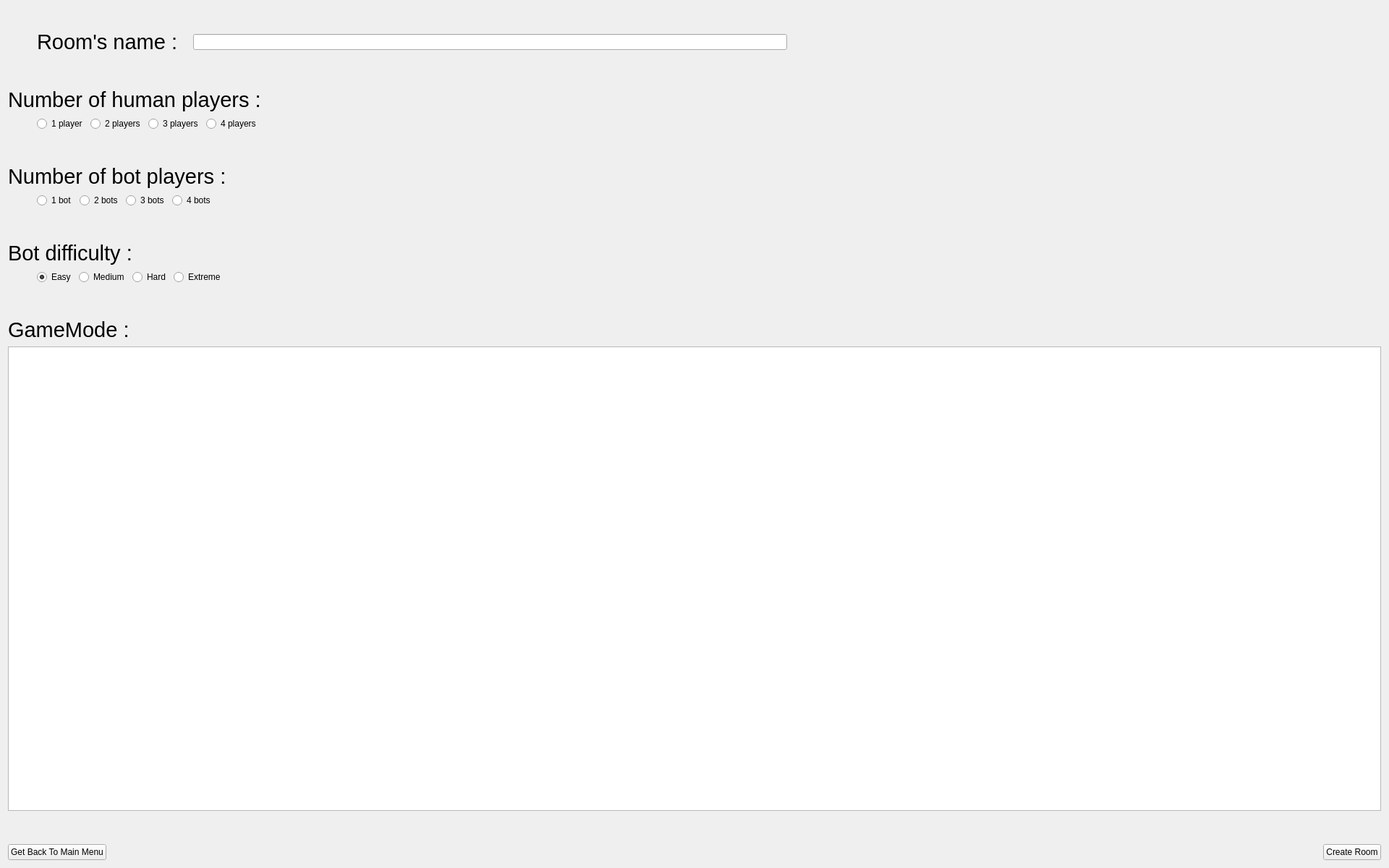
<?xml version="1.0" encoding="UTF-8"?>
<ui version="4.0">
 <class>CreateGame</class>
 <widget class="QWidget" name="CreateGame">
  <property name="geometry">
   <rect>
    <x>0</x>
    <y>0</y>
    <width>1920</width>
    <height>1200</height>
   </rect>
  </property>
  <property name="minimumSize">
   <size>
    <width>878</width>
    <height>0</height>
   </size>
  </property>
  <property name="windowTitle">
   <string>Form</string>
  </property>
  <layout class="QVBoxLayout" name="verticalLayout_2">
   <item>
    <spacer name="verticalSpacer_2">
     <property name="orientation">
      <enum>Qt::Orientation::Vertical</enum>
     </property>
     <property name="sizeType">
      <enum>QSizePolicy::Policy::Minimum</enum>
     </property>
     <property name="sizeHint" stdset="0">
      <size>
       <width>10</width>
       <height>30</height>
      </size>
     </property>
    </spacer>
   </item>
   <item>
    <layout class="QHBoxLayout" name="horizontalLayout">
     <property name="spacing">
      <number>6</number>
     </property>
     <item>
      <spacer name="horizontalSpacer">
       <property name="orientation">
        <enum>Qt::Orientation::Horizontal</enum>
       </property>
       <property name="sizeType">
        <enum>QSizePolicy::Policy::Minimum</enum>
       </property>
       <property name="sizeHint" stdset="0">
        <size>
         <width>40</width>
         <height>20</height>
        </size>
       </property>
      </spacer>
     </item>
     <item>
      <widget class="QLabel" name="label">
       <property name="font">
        <font>
         <pointsize>22</pointsize>
        </font>
       </property>
       <property name="text">
        <string>Room's name :</string>
       </property>
      </widget>
     </item>
     <item>
      <spacer name="horizontalSpacer_7">
       <property name="orientation">
        <enum>Qt::Orientation::Horizontal</enum>
       </property>
       <property name="sizeType">
        <enum>QSizePolicy::Policy::Minimum</enum>
       </property>
       <property name="sizeHint" stdset="0">
        <size>
         <width>15</width>
         <height>20</height>
        </size>
       </property>
      </spacer>
     </item>
     <item>
      <widget class="QLineEdit" name="roomName"/>
     </item>
     <item>
      <spacer name="horizontalSpacer_2">
       <property name="orientation">
        <enum>Qt::Orientation::Horizontal</enum>
       </property>
       <property name="sizeHint" stdset="0">
        <size>
         <width>40</width>
         <height>20</height>
        </size>
       </property>
      </spacer>
     </item>
    </layout>
   </item>
   <item>
    <spacer name="verticalSpacer">
     <property name="orientation">
      <enum>Qt::Orientation::Vertical</enum>
     </property>
     <property name="sizeType">
      <enum>QSizePolicy::Policy::Minimum</enum>
     </property>
     <property name="sizeHint" stdset="0">
      <size>
       <width>20</width>
       <height>40</height>
      </size>
     </property>
    </spacer>
   </item>
   <item>
    <layout class="QVBoxLayout" name="verticalLayout_4">
     <item>
      <widget class="QLabel" name="label_2">
       <property name="font">
        <font>
         <pointsize>22</pointsize>
        </font>
       </property>
       <property name="text">
        <string>Number of human players :</string>
       </property>
      </widget>
     </item>
     <item>
      <layout class="QHBoxLayout" name="horizontalLayout_2">
       <item>
        <spacer name="horizontalSpacer_6">
         <property name="orientation">
          <enum>Qt::Orientation::Horizontal</enum>
         </property>
         <property name="sizeType">
          <enum>QSizePolicy::Policy::Minimum</enum>
         </property>
         <property name="sizeHint" stdset="0">
          <size>
           <width>40</width>
           <height>20</height>
          </size>
         </property>
        </spacer>
       </item>
       <item>
        <widget class="QRadioButton" name="player_1">
         <property name="text">
          <string>1 player</string>
         </property>
         <attribute name="buttonGroup">
          <string notr="true">PlayerGroup</string>
         </attribute>
        </widget>
       </item>
       <item>
        <widget class="QRadioButton" name="player_2">
         <property name="text">
          <string>2 players</string>
         </property>
         <attribute name="buttonGroup">
          <string notr="true">PlayerGroup</string>
         </attribute>
        </widget>
       </item>
       <item>
        <widget class="QRadioButton" name="player_3">
         <property name="text">
          <string>3 players</string>
         </property>
         <attribute name="buttonGroup">
          <string notr="true">PlayerGroup</string>
         </attribute>
        </widget>
       </item>
       <item>
        <widget class="QRadioButton" name="player_4">
         <property name="text">
          <string>4 players</string>
         </property>
         <attribute name="buttonGroup">
          <string notr="true">PlayerGroup</string>
         </attribute>
        </widget>
       </item>
       <item>
        <spacer name="horizontalSpacer_5">
         <property name="orientation">
          <enum>Qt::Orientation::Horizontal</enum>
         </property>
         <property name="sizeHint" stdset="0">
          <size>
           <width>40</width>
           <height>20</height>
          </size>
         </property>
        </spacer>
       </item>
      </layout>
     </item>
    </layout>
   </item>
   <item>
    <spacer name="verticalSpacer_3">
     <property name="orientation">
      <enum>Qt::Orientation::Vertical</enum>
     </property>
     <property name="sizeType">
      <enum>QSizePolicy::Policy::Minimum</enum>
     </property>
     <property name="sizeHint" stdset="0">
      <size>
       <width>20</width>
       <height>40</height>
      </size>
     </property>
    </spacer>
   </item>
   <item>
    <layout class="QVBoxLayout" name="verticalLayout_5">
     <item>
      <widget class="QLabel" name="label_3">
       <property name="font">
        <font>
         <pointsize>22</pointsize>
        </font>
       </property>
       <property name="text">
        <string>Number of bot players :</string>
       </property>
      </widget>
     </item>
     <item>
      <layout class="QHBoxLayout" name="horizontalLayout_3">
       <item>
        <spacer name="horizontalSpacer_3">
         <property name="orientation">
          <enum>Qt::Orientation::Horizontal</enum>
         </property>
         <property name="sizeType">
          <enum>QSizePolicy::Policy::Minimum</enum>
         </property>
         <property name="sizeHint" stdset="0">
          <size>
           <width>40</width>
           <height>20</height>
          </size>
         </property>
        </spacer>
       </item>
       <item>
        <widget class="QRadioButton" name="bot_1">
         <property name="text">
          <string>1 bot</string>
         </property>
         <attribute name="buttonGroup">
          <string notr="true">BotGroup</string>
         </attribute>
        </widget>
       </item>
       <item>
        <widget class="QRadioButton" name="bot_2">
         <property name="text">
          <string>2 bots</string>
         </property>
         <attribute name="buttonGroup">
          <string notr="true">BotGroup</string>
         </attribute>
        </widget>
       </item>
       <item>
        <widget class="QRadioButton" name="bot_3">
         <property name="text">
          <string>3 bots</string>
         </property>
         <attribute name="buttonGroup">
          <string notr="true">BotGroup</string>
         </attribute>
        </widget>
       </item>
       <item>
        <widget class="QRadioButton" name="bot_4">
         <property name="text">
          <string>4 bots</string>
         </property>
         <attribute name="buttonGroup">
          <string notr="true">BotGroup</string>
         </attribute>
        </widget>
       </item>
       <item>
        <spacer name="horizontalSpacer_4">
         <property name="orientation">
          <enum>Qt::Orientation::Horizontal</enum>
         </property>
         <property name="sizeHint" stdset="0">
          <size>
           <width>40</width>
           <height>20</height>
          </size>
         </property>
        </spacer>
       </item>
      </layout>
     </item>
    </layout>
   </item>
   <item>
    <spacer name="verticalSpacer_6">
     <property name="orientation">
      <enum>Qt::Orientation::Vertical</enum>
     </property>
     <property name="sizeType">
      <enum>QSizePolicy::Policy::Minimum</enum>
     </property>
     <property name="sizeHint" stdset="0">
      <size>
       <width>20</width>
       <height>40</height>
      </size>
     </property>
    </spacer>
   </item>
   <item>
    <layout class="QVBoxLayout" name="verticalLayout_6">
     <item>
      <widget class="QLabel" name="label_5">
       <property name="font">
        <font>
         <pointsize>22</pointsize>
        </font>
       </property>
       <property name="text">
        <string>Bot difficulty :</string>
       </property>
      </widget>
     </item>
     <item>
      <layout class="QHBoxLayout" name="horizontalLayout_5">
       <item>
        <spacer name="horizontalSpacer_9">
         <property name="orientation">
          <enum>Qt::Orientation::Horizontal</enum>
         </property>
         <property name="sizeType">
          <enum>QSizePolicy::Policy::Minimum</enum>
         </property>
         <property name="sizeHint" stdset="0">
          <size>
           <width>40</width>
           <height>20</height>
          </size>
         </property>
        </spacer>
       </item>
       <item>
        <widget class="QRadioButton" name="difficulty_easy">
         <property name="text">
          <string>Easy</string>
         </property>
         <property name="checked">
          <bool>true</bool>
         </property>
         <attribute name="buttonGroup">
          <string notr="true">DifficultyGroup</string>
         </attribute>
        </widget>
       </item>
       <item>
        <widget class="QRadioButton" name="difficulty_medium">
         <property name="text">
          <string>Medium</string>
         </property>
         <attribute name="buttonGroup">
          <string notr="true">DifficultyGroup</string>
         </attribute>
        </widget>
       </item>
       <item>
        <widget class="QRadioButton" name="difficulty_hard">
         <property name="text">
          <string>Hard</string>
         </property>
         <attribute name="buttonGroup">
          <string notr="true">DifficultyGroup</string>
         </attribute>
        </widget>
       </item>
       <item>
        <widget class="QRadioButton" name="difficulty_extreme">
         <property name="text">
          <string>Extreme</string>
         </property>
         <attribute name="buttonGroup">
          <string notr="true">DifficultyGroup</string>
         </attribute>
        </widget>
       </item>
       <item>
        <spacer name="horizontalSpacer_10">
         <property name="orientation">
          <enum>Qt::Orientation::Horizontal</enum>
         </property>
         <property name="sizeHint" stdset="0">
          <size>
           <width>40</width>
           <height>20</height>
          </size>
         </property>
        </spacer>
       </item>
      </layout>
     </item>
    </layout>
   </item>
   <item>
    <spacer name="verticalSpacer_5">
     <property name="orientation">
      <enum>Qt::Orientation::Vertical</enum>
     </property>
     <property name="sizeType">
      <enum>QSizePolicy::Policy::Minimum</enum>
     </property>
     <property name="sizeHint" stdset="0">
      <size>
       <width>20</width>
       <height>40</height>
      </size>
     </property>
    </spacer>
   </item>
   <item>
    <widget class="QLabel" name="label_4">
     <property name="font">
      <font>
       <pointsize>22</pointsize>
      </font>
     </property>
     <property name="text">
      <string>GameMode :</string>
     </property>
    </widget>
   </item>
   <item>
    <widget class="QListWidget" name="GameModeList"/>
   </item>
   <item>
    <spacer name="verticalSpacer_4">
     <property name="orientation">
      <enum>Qt::Orientation::Vertical</enum>
     </property>
     <property name="sizeType">
      <enum>QSizePolicy::Policy::Minimum</enum>
     </property>
     <property name="sizeHint" stdset="0">
      <size>
       <width>20</width>
       <height>40</height>
      </size>
     </property>
    </spacer>
   </item>
   <item>
    <layout class="QHBoxLayout" name="horizontalLayout_4">
     <item>
      <widget class="QPushButton" name="goBackToMenuButton">
       <property name="text">
        <string>Get Back To Main Menu</string>
       </property>
      </widget>
     </item>
     <item>
      <spacer name="horizontalSpacer_8">
       <property name="orientation">
        <enum>Qt::Orientation::Horizontal</enum>
       </property>
       <property name="sizeHint" stdset="0">
        <size>
         <width>40</width>
         <height>20</height>
        </size>
       </property>
      </spacer>
     </item>
     <item>
      <widget class="QPushButton" name="createRoomButton">
       <property name="text">
        <string>Create Room</string>
       </property>
      </widget>
     </item>
    </layout>
   </item>
  </layout>
 </widget>
 <resources/>
 <connections/>
 <buttongroups>
  <buttongroup name="PlayerGroup"/>
  <buttongroup name="BotGroup"/>
  <buttongroup name="DifficultyGroup"/>
 </buttongroups>
</ui>
